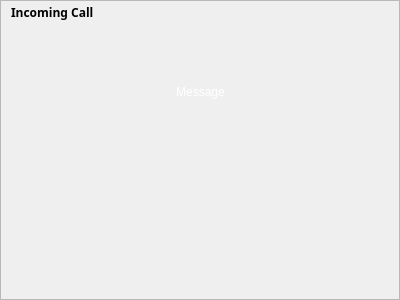
<ui version="4.0" >
 <author></author>
 <comment></comment>
 <exportmacro></exportmacro>
 <class>CallToaster</class>
 <widget class="QWidget" name="CallToaster" >
  <property name="geometry" >
   <rect>
    <x>0</x>
    <y>0</y>
    <width>400</width>
    <height>300</height>
   </rect>
  </property>
  <layout class="QGridLayout" >
   <property name="margin" >
    <number>0</number>
   </property>
   <property name="spacing" >
    <number>0</number>
   </property>
   <item row="0" column="0" >
    <widget class="QFrame" name="windowFrame" >
     <property name="frameShape" >
      <enum>QFrame::StyledPanel</enum>
     </property>
     <property name="frameShadow" >
      <enum>QFrame::Raised</enum>
     </property>
     <layout class="QGridLayout" >
      <property name="margin" >
       <number>0</number>
      </property>
      <property name="spacing" >
       <number>0</number>
      </property>
      <item row="2" column="0" >
       <layout class="QGridLayout" >
        <property name="margin" >
         <number>6</number>
        </property>
        <property name="spacing" >
         <number>0</number>
        </property>
        <item row="0" column="0" >
         <spacer>
          <property name="orientation" >
           <enum>Qt::Horizontal</enum>
          </property>
          <property name="sizeHint" >
           <size>
            <width>40</width>
            <height>20</height>
           </size>
          </property>
         </spacer>
        </item>
        <item row="0" column="3" >
         <widget class="RetroStyleLabel" name="pickUpButton" >
          <property name="frameShape" >
           <enum>QFrame::NoFrame</enum>
          </property>
          <property name="pixmap" >
           <pixmap resource="../images.qrc" >:/images/toaster/pickup.png</pixmap>
          </property>
         </widget>
        </item>
        <item row="0" column="2" >
         <widget class="RetroStyleLabel" name="hangUpButton" >
          <property name="frameShape" >
           <enum>QFrame::NoFrame</enum>
          </property>
          <property name="pixmap" >
           <pixmap resource="../images.qrc" >:/images/toaster/hangup.png</pixmap>
          </property>
         </widget>
        </item>
        <item row="0" column="1" >
         <widget class="QLabel" name="pixmapLabel" >
          <property name="alignment" >
           <set>Qt::AlignCenter</set>
          </property>
         </widget>
        </item>
        <item row="0" column="4" >
         <spacer>
          <property name="orientation" >
           <enum>Qt::Horizontal</enum>
          </property>
          <property name="sizeHint" >
           <size>
            <width>40</width>
            <height>20</height>
           </size>
          </property>
         </spacer>
        </item>
       </layout>
      </item>
      <item row="0" column="0" >
       <layout class="QHBoxLayout" >
        <property name="margin" >
         <number>0</number>
        </property>
        <property name="spacing" >
         <number>0</number>
        </property>
        <item>
         <widget class="QLabel" name="titleLabel" >
          <property name="font" >
           <font>
            <family>Sans Serif</family>
            <pointsize>9</pointsize>
            <weight>75</weight>
            <italic>false</italic>
            <bold>true</bold>
            <underline>false</underline>
            <strikeout>false</strikeout>
           </font>
          </property>
          <property name="text" >
           <string>Incoming Call</string>
          </property>
          <property name="indent" >
           <number>10</number>
          </property>
         </widget>
        </item>
        <item>
         <spacer>
          <property name="orientation" >
           <enum>Qt::Horizontal</enum>
          </property>
          <property name="sizeHint" >
           <size>
            <width>40</width>
            <height>20</height>
           </size>
          </property>
         </spacer>
        </item>
        <item>
         <widget class="QToolButton" name="closeButton" >
          <property name="sizePolicy" >
           <sizepolicy>
            <hsizetype>0</hsizetype>
            <vsizetype>0</vsizetype>
            <horstretch>0</horstretch>
            <verstretch>0</verstretch>
           </sizepolicy>
          </property>
          <property name="minimumSize" >
           <size>
            <width>22</width>
            <height>22</height>
           </size>
          </property>
          <property name="maximumSize" >
           <size>
            <width>22</width>
            <height>22</height>
           </size>
          </property>
          <property name="icon" >
           <iconset resource="../images.qrc" >:/images/close_normal.png</iconset>
          </property>
          <property name="autoRaise" >
           <bool>true</bool>
          </property>
         </widget>
        </item>
       </layout>
      </item>
      <item row="1" column="0" >
       <layout class="QGridLayout" >
        <property name="margin" >
         <number>0</number>
        </property>
        <property name="spacing" >
         <number>0</number>
        </property>
        <item row="0" column="2" >
         <spacer>
          <property name="orientation" >
           <enum>Qt::Horizontal</enum>
          </property>
          <property name="sizeHint" >
           <size>
            <width>40</width>
            <height>20</height>
           </size>
          </property>
         </spacer>
        </item>
        <item row="0" column="0" >
         <spacer>
          <property name="orientation" >
           <enum>Qt::Horizontal</enum>
          </property>
          <property name="sizeHint" >
           <size>
            <width>40</width>
            <height>20</height>
           </size>
          </property>
         </spacer>
        </item>
        <item row="0" column="1" >
         <widget class="QLabel" name="messageLabel" >
          <property name="palette" >
           <palette>
            <active>
             <color>
              <red>255</red>
              <green>255</green>
              <blue>255</blue>
             </color>
             <color>
              <red>212</red>
              <green>208</green>
              <blue>200</blue>
             </color>
             <color>
              <red>255</red>
              <green>255</green>
              <blue>255</blue>
             </color>
             <color>
              <red>234</red>
              <green>229</green>
              <blue>220</blue>
             </color>
             <color>
              <red>128</red>
              <green>128</green>
              <blue>128</blue>
             </color>
             <color>
              <red>141</red>
              <green>139</green>
              <blue>133</blue>
             </color>
             <color>
              <red>0</red>
              <green>0</green>
              <blue>0</blue>
             </color>
             <color>
              <red>255</red>
              <green>255</green>
              <blue>255</blue>
             </color>
             <color>
              <red>0</red>
              <green>0</green>
              <blue>0</blue>
             </color>
             <color>
              <red>255</red>
              <green>255</green>
              <blue>255</blue>
             </color>
             <color>
              <red>212</red>
              <green>208</green>
              <blue>200</blue>
             </color>
             <color>
              <red>64</red>
              <green>64</green>
              <blue>64</blue>
             </color>
             <color>
              <red>10</red>
              <green>36</green>
              <blue>106</blue>
             </color>
             <color>
              <red>255</red>
              <green>255</green>
              <blue>255</blue>
             </color>
             <color>
              <red>0</red>
              <green>0</green>
              <blue>255</blue>
             </color>
             <color>
              <red>255</red>
              <green>0</green>
              <blue>255</blue>
             </color>
             <color>
              <red>232</red>
              <green>232</green>
              <blue>232</blue>
             </color>
            </active>
            <inactive>
             <color>
              <red>255</red>
              <green>255</green>
              <blue>255</blue>
             </color>
             <color>
              <red>212</red>
              <green>208</green>
              <blue>200</blue>
             </color>
             <color>
              <red>255</red>
              <green>255</green>
              <blue>255</blue>
             </color>
             <color>
              <red>234</red>
              <green>229</green>
              <blue>220</blue>
             </color>
             <color>
              <red>128</red>
              <green>128</green>
              <blue>128</blue>
             </color>
             <color>
              <red>141</red>
              <green>139</green>
              <blue>133</blue>
             </color>
             <color>
              <red>0</red>
              <green>0</green>
              <blue>0</blue>
             </color>
             <color>
              <red>255</red>
              <green>255</green>
              <blue>255</blue>
             </color>
             <color>
              <red>0</red>
              <green>0</green>
              <blue>0</blue>
             </color>
             <color>
              <red>255</red>
              <green>255</green>
              <blue>255</blue>
             </color>
             <color>
              <red>212</red>
              <green>208</green>
              <blue>200</blue>
             </color>
             <color>
              <red>64</red>
              <green>64</green>
              <blue>64</blue>
             </color>
             <color>
              <red>212</red>
              <green>208</green>
              <blue>200</blue>
             </color>
             <color>
              <red>0</red>
              <green>0</green>
              <blue>0</blue>
             </color>
             <color>
              <red>0</red>
              <green>0</green>
              <blue>255</blue>
             </color>
             <color>
              <red>255</red>
              <green>0</green>
              <blue>255</blue>
             </color>
             <color>
              <red>232</red>
              <green>232</green>
              <blue>232</blue>
             </color>
            </inactive>
            <disabled>
             <color>
              <red>106</red>
              <green>104</green>
              <blue>100</blue>
             </color>
             <color>
              <red>212</red>
              <green>208</green>
              <blue>200</blue>
             </color>
             <color>
              <red>255</red>
              <green>255</green>
              <blue>255</blue>
             </color>
             <color>
              <red>233</red>
              <green>231</green>
              <blue>227</blue>
             </color>
             <color>
              <red>128</red>
              <green>128</green>
              <blue>128</blue>
             </color>
             <color>
              <red>141</red>
              <green>139</green>
              <blue>133</blue>
             </color>
             <color>
              <red>106</red>
              <green>104</green>
              <blue>100</blue>
             </color>
             <color>
              <red>255</red>
              <green>255</green>
              <blue>255</blue>
             </color>
             <color>
              <red>106</red>
              <green>104</green>
              <blue>100</blue>
             </color>
             <color>
              <red>212</red>
              <green>208</green>
              <blue>200</blue>
             </color>
             <color>
              <red>212</red>
              <green>208</green>
              <blue>200</blue>
             </color>
             <color>
              <red>0</red>
              <green>0</green>
              <blue>0</blue>
             </color>
             <color>
              <red>10</red>
              <green>36</green>
              <blue>106</blue>
             </color>
             <color>
              <red>255</red>
              <green>255</green>
              <blue>255</blue>
             </color>
             <color>
              <red>0</red>
              <green>0</green>
              <blue>255</blue>
             </color>
             <color>
              <red>255</red>
              <green>0</green>
              <blue>255</blue>
             </color>
             <color>
              <red>232</red>
              <green>232</green>
              <blue>232</blue>
             </color>
            </disabled>
           </palette>
          </property>
          <property name="text" >
           <string>Message</string>
          </property>
          <property name="alignment" >
           <set>Qt::AlignCenter</set>
          </property>
         </widget>
        </item>
       </layout>
      </item>
     </layout>
    </widget>
   </item>
  </layout>
 </widget>
 <pixmapfunction></pixmapfunction>
 <customwidgets>
  <customwidget>
   <class>RetroStyleLabel</class>
   <extends>QLabel</extends>
   <header>gui/toaster/RetroStyleLabelProxy.h</header>
   <container>0</container>
   <pixmap></pixmap>
  </customwidget>
 </customwidgets>
 <resources>
  <include location="../images.qrc" />
 </resources>
 <connections/>
</ui>
